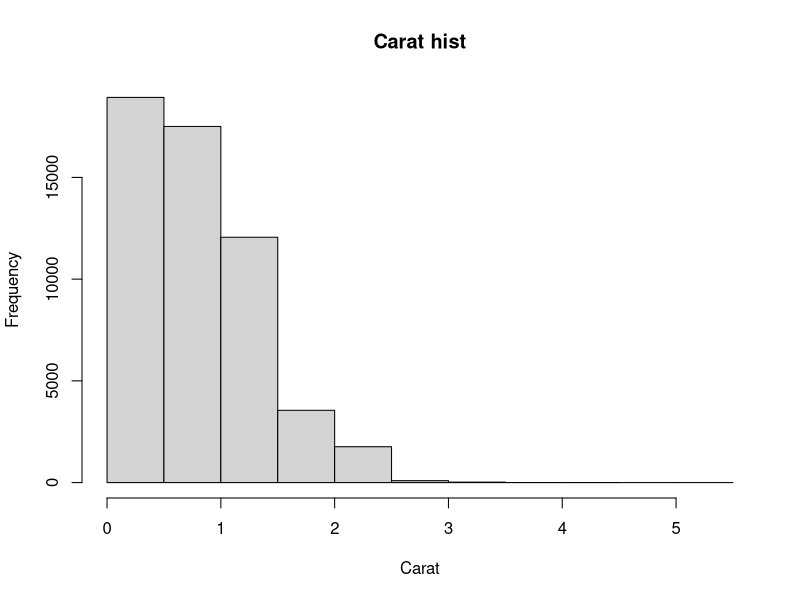
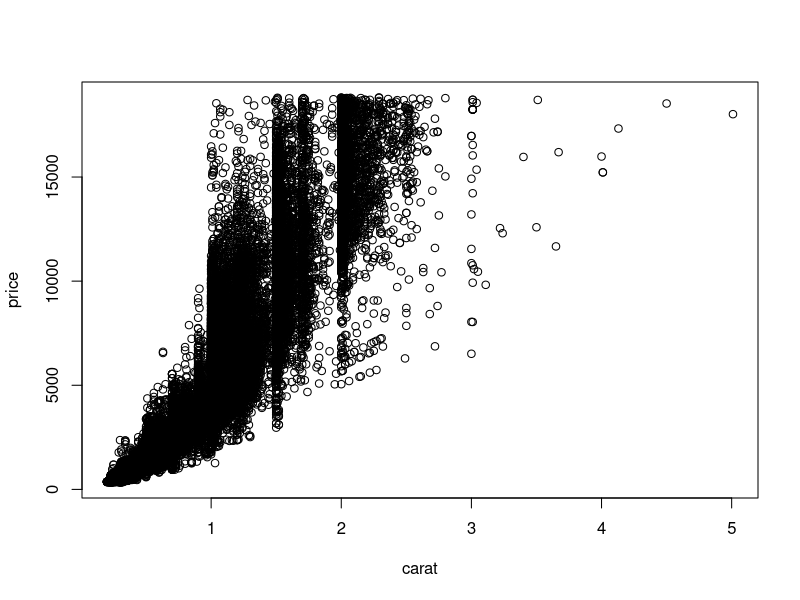
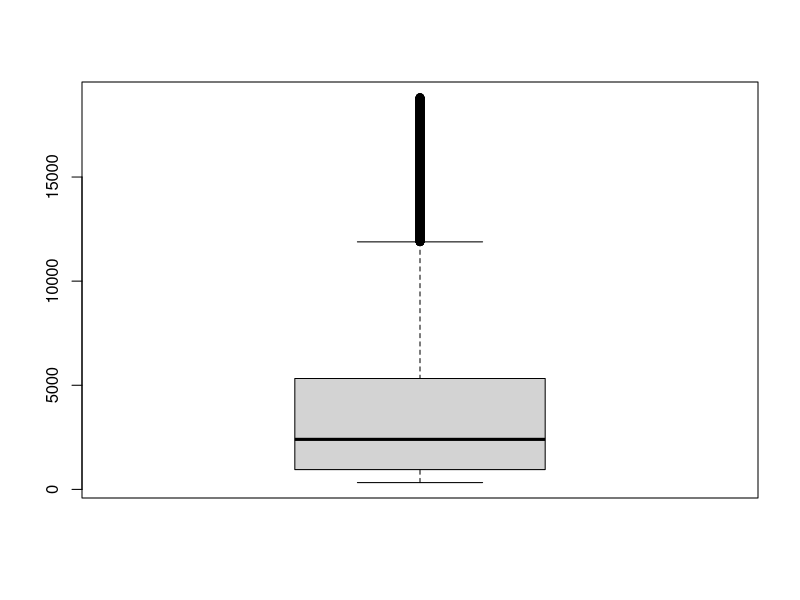
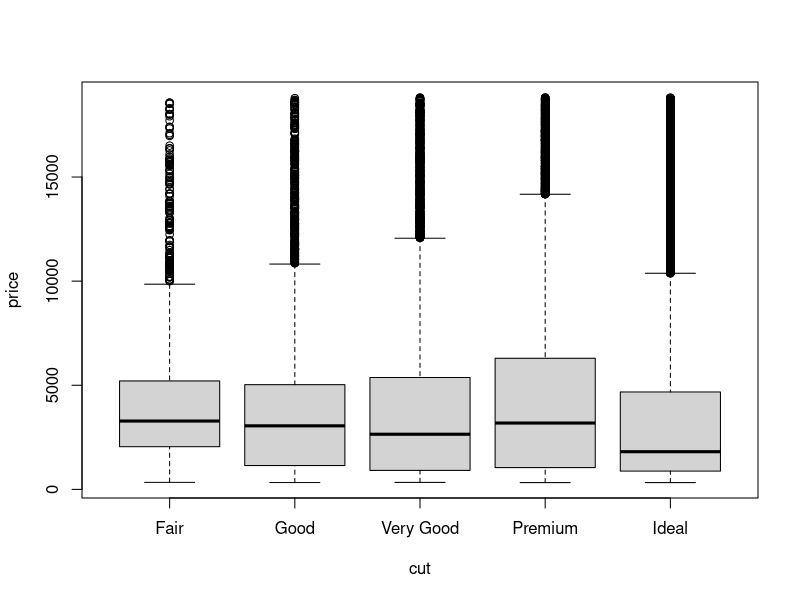
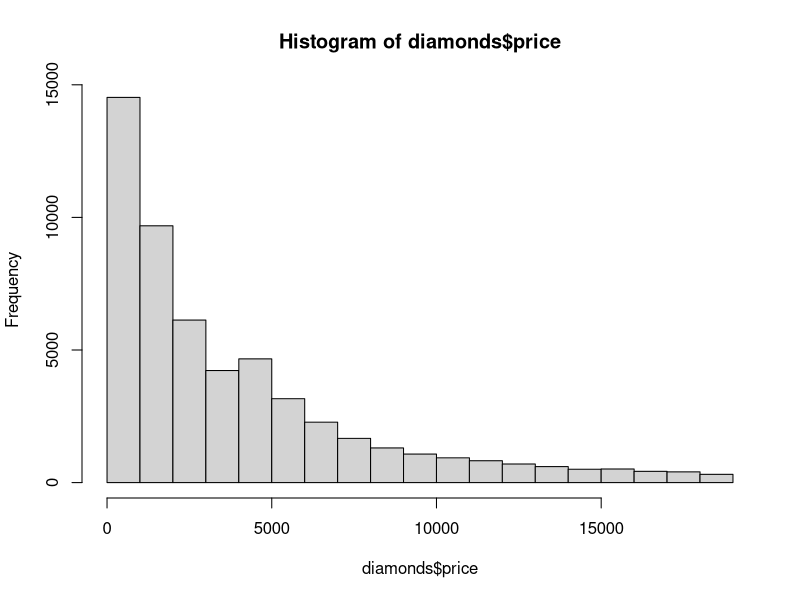
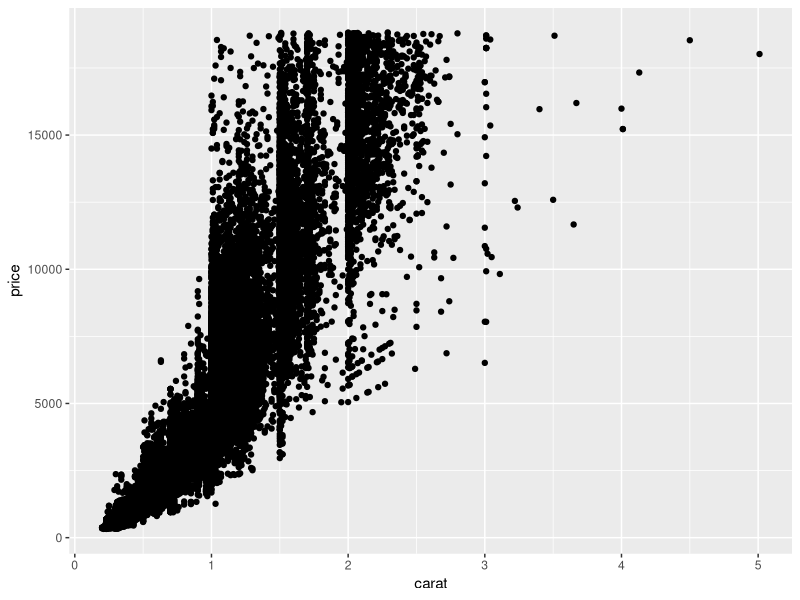
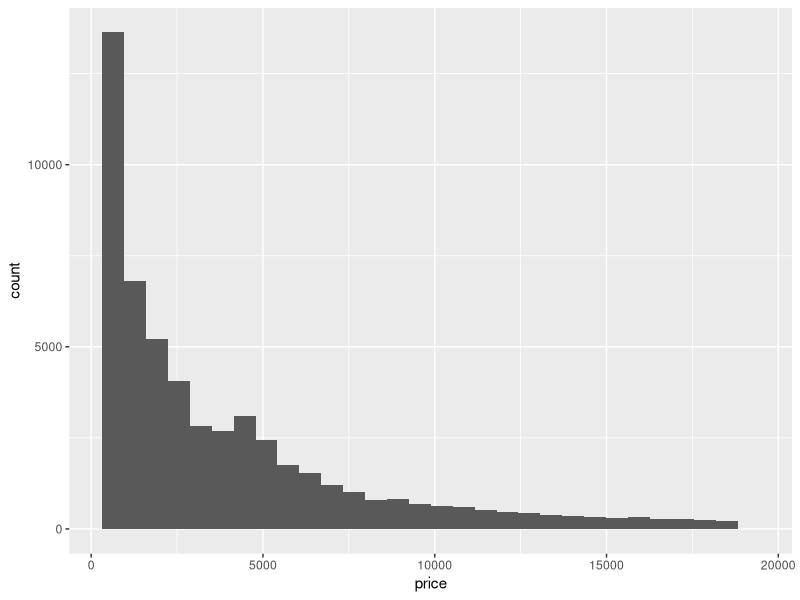
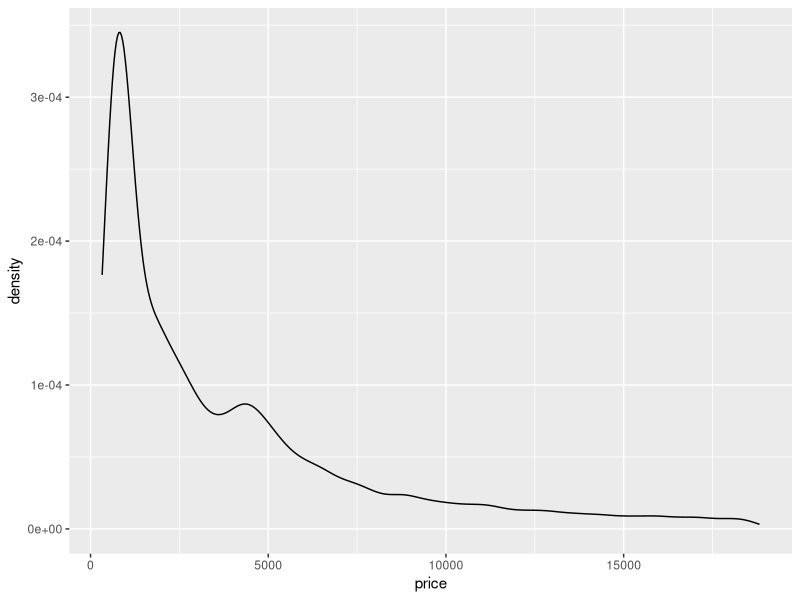

These charts were generated, in order, by the following R code: (Note: this script raises an error after producing the figures.)

require(ggplot2)
data(diamonds)
head(diamonds)
hist(diamonds$carat,main = 'Carat hist', xlab = 'Carat')

#Scatterploat
plot(price ~ carat, data = diamonds)
#Box plots
boxplot(diamonds$price)
boxplot(price ~ cut, data = diamonds)

#Histograms
hist(diamonds$price)

library(ggplot2)

# mapping the variable using aes function and then add geom layers to specify plots
ggplot(diamonds, aes(x = carat, y = price)) + geom_point()
ggplot(diamonds, aes(x = price )) + geom_histogram()
ggplot(diamonds, aes(x = price)) + geom_density()

ggplot(diamonds, aes(x = price)) + geom_density(fill = "grey50")
ggplot(diamonds, aes(x = price)) + geom_density(color = "blue")
ggplot(diamonds, aes(x = price)) + geom_density(fill = "grey50",color = "red")


#Store plot for using again and again
g <- ggplot(diamonds, aes(x=carat, y = price))
g + geom_point()
# add different colors for the classes
g + geom_point(aes(color=cut))
# change shape of points and change saturation for points
g + geom_point(aes(color = cut), shape = 1, alpha = 1/3)

#usign formula to braeak use ~

# making multiple graphs per color
g + geom_point(aes(color= color)) + facet_wrap(~color)

g + geom_point(aes(color= color)) + facet_wrap(clarity~color)
ggplot(diamonds, aes(x = price)) + geom_histogram() + facet_wrap(~cut)
ggplot(diamonds, aes(x = price, fill = cut, color = cut)) +
  geom_histogram(position = position_dodge())
ggplot(diamonds,aes(y=price, x =1)) + geom_boxplot()
ggplot(diamonds,aes(y=price, x =cut)) + geom_boxplot()


## Impressive box plot cousin.
ggplot(diamonds, aes(y=price, x = cut)) + geom_violin()

## OVerlaying the plots
ggplot(diamonds, aes(y=price, x = cut)) + geom_violin() + geom_point()
## Order of overlaying plots matter a lot.
ggplot(diamonds, aes(y=price, x = cut)) + geom_point() + geom_violin()

#For clearly viewing the points use jitter plots
ggplot(diamonds, aes(y=price, x = cut)) + geom_jitter() + geom_violin()

ggplot(diamonds, aes(y=price, x = cut)) + geom_jitter() + geom_violin(alpha = 1/3)

install.packages("ggthemes")
library("ggthemes")
## save plot in variable.

g <- ggplot(diamonds,aes(x=carat, y= price, color = cut)) + geom_point()
g
g + theme_economist()
g + theme_economist() + scale_color_economist()
g + theme_tufte()
g + theme_few()
g + theme_wsj()
g + theme_wsj() + scale_color_wsj()

g + theme_excel()
g + theme_excel() + scale_color_excel()

# you can build a new theme in this package

ggplot(data.frame(x = rnorm(100)),aes (sample = x)) + stat_qq() + geom_abline()

head(tips)
# To see multiple visualization. use GGally
install.packages("GGally")
GGally::ggpairs(tips)


